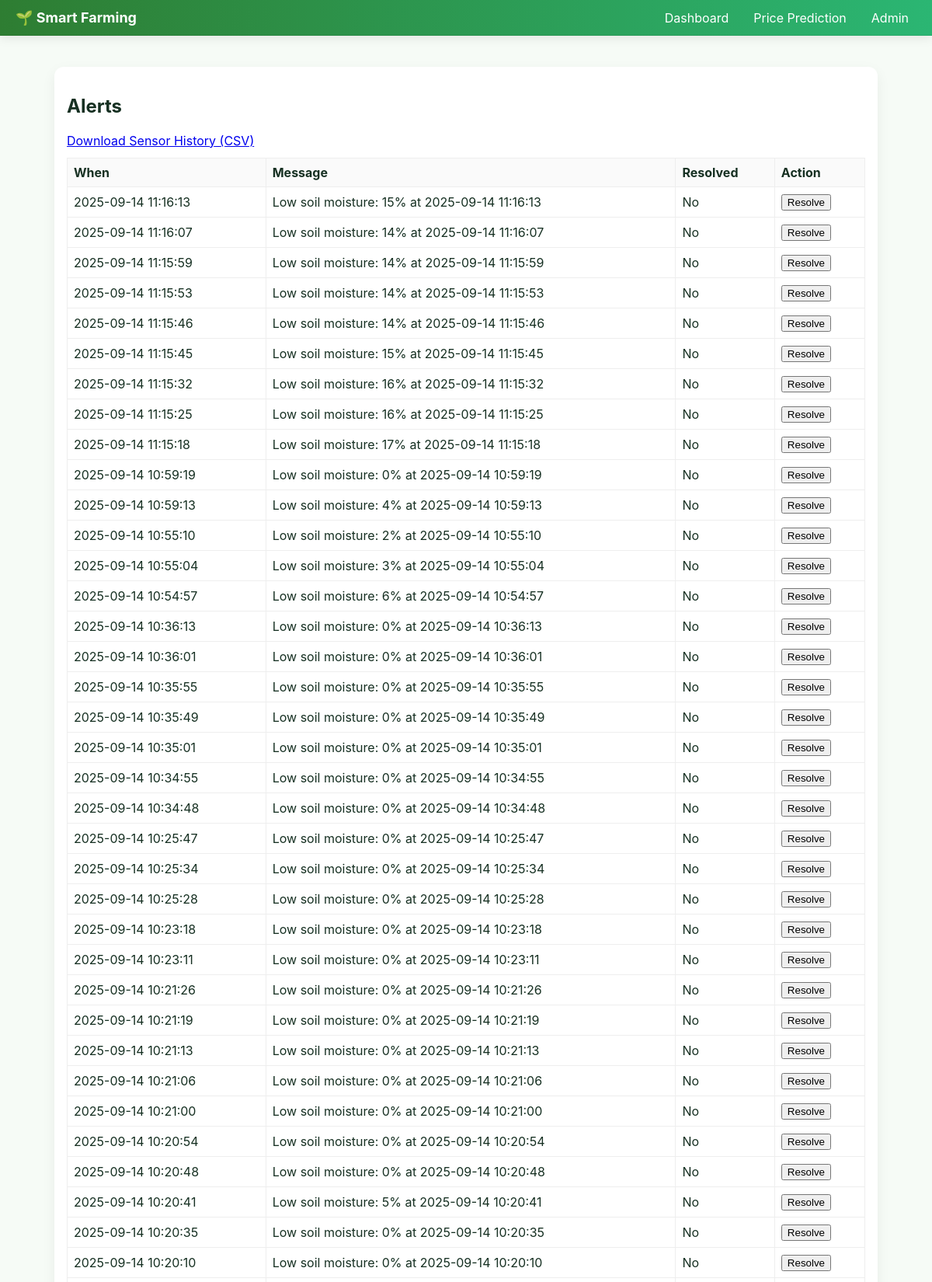
/admin (signed in, upper part), run on the app's committed database.
### app.py (models this page shows)
class Alert(db.Model):
    id = db.Column(db.Integer, primary_key=True)
    reading_id = db.Column(db.Integer, db.ForeignKey('sensor_reading.id'), nullable=True)
    message = db.Column(db.String(256))
    created_at = db.Column(db.DateTime, default=datetime.utcnow)
    resolved = db.Column(db.Boolean, default=False)

### app.py (the view)
@app.route("/admin")
def admin():
    authenticated = session.get("admin_authenticated", False)
    alerts = Alert.query.order_by(Alert.created_at.desc()).all() if authenticated else []
    return render_template("admin.html", authenticated=authenticated, alerts=alerts)

### templates/admin.html (shortened to what this page needs)
<!doctype html>
<html>
<head>
  <link rel="stylesheet" href="{{ url_for('static', filename='style.css') }}">
</head>
<body>
  <nav class="navbar">
    <div class="brand">🌱 Smart Farming</div>
    <ul class="navlinks">
      <li><a href="{{ url_for('home') }}">Dashboard</a></li>
      <li><a href="{{ url_for('price') }}">Price Prediction</a></li>
      <li><a href="{{ url_for('admin') }}">Admin</a></li>
    </ul>
  </nav>
  <main class="container">
    {% if not authenticated %}
      <section class="card">
        <h2>Admin Login</h2>
        <form method="POST" action="{{ url_for('admin_login') }}">
          <input type="password" name="password" placeholder="Password" required>
          <button type="submit">Login</button>
        </form>
      </section>
    {% else %}
      <section class="card">
        <h2>Alerts</h2>
        <a href="{{ url_for('download_history') }}">Download Sensor History (CSV)</a>
        <table class="table">
          <thead><tr><th>When</th><th>Message</th><th>Resolved</th><th>Action</th></tr></thead>
          <tbody>
            {% for a in alerts %}
              <tr>
                <td>{{ a.created_at.strftime('%Y-%m-%d %H:%M:%S') }}</td>
                <td>{{ a.message }}</td>
                <td>{{ 'Yes' if a.resolved else 'No' }}</td>
                <td>
                  {% if not a.resolved %}
                  <form method="POST" action="{{ url_for('resolve_alert', alert_id=a.id) }}">
                    <button type="submit">Resolve</button>
                  </form>
                  {% endif %}
                </td>
              </tr>
            {% endfor %}
          </tbody>
        </table>
      </section>
    {% endif %}
  </main>
</body>
</html>

### static/style.css (style rules this page uses)
:root { --bg:#f6fbf6; --card:#ffffff; --accent:#2e7d32; --muted:#6b7280; --glass: rgba(255,255,255,0.6); }
* { box-sizing: border-box; }
body { margin:0; font-family: Inter, "Segoe UI", Roboto, Arial, sans-serif; background: var(--bg); color:#163022; -webkit-font-smoothing:antialiased; }
.navbar { display:flex; justify-content:space-between; align-items:center; padding:12px 20px; background: linear-gradient(90deg,var(--accent), #2bb673); color:white; box-shadow: 0 4px 12px rgba(0,0,0,0.08); }
.navbar .brand { font-weight:700; font-size:18px; }
.navlinks { list-style:none; display:flex; gap:12px; margin:0; padding:0; }
.container { padding:20px; max-width:1100px; margin:20px auto; }
.card { background:var(--card); border-radius:12px; padding:16px; min-width:220px; flex:1; box-shadow: 0 6px 18px rgba(10,10,10,0.06); }
html { scroll-behavior: smooth; }
:root { --bg:#f6fbf6; --card:#fff; --accent:#2e7d32; --muted:#6b7280; }
* { box-sizing:border-box }
body { margin:0;font-family:Inter,system-ui,Segoe UI,Roboto,Arial; background:var(--bg); color:#163022 }
.navbar { display:flex;justify-content:space-between;align-items:center;padding:12px 20px;background:linear-gradient(90deg,var(--accent),#2bb673);color:#fff;border-bottom:1px solid rgba(0,0,0,0.06) }
.navlinks { list-style:none;display:flex;gap:12px;margin:0;padding:0 }
.navlinks a { color:#fff;text-decoration:none;padding:6px 10px;border-radius:8px }
.container { padding:20px;max-width:1100px;margin:20px auto }
.card { background:var(--card);border-radius:12px;padding:16px;min-width:220px;flex:1;box-shadow:0 6px 18px rgba(10,10,10,0.06) }
.table { width:100%;border-collapse:collapse;margin-top:12px }
.table th,.table td { padding:8px;border:1px solid #eee;text-align:left }
.table thead th { background:#fafafa }

### data on the page
Alert: created_at "2025-09-14 11:16:13", message "Low soil moisture: 15% at 2025-09-14 11:16:13", resolved "No"
Alert: created_at "2025-09-14 11:16:07", message "Low soil moisture: 14% at 2025-09-14 11:16:07", resolved "No"
Alert: created_at "2025-09-14 11:15:59", message "Low soil moisture: 14% at 2025-09-14 11:15:59", resolved "No"
Alert: created_at "2025-09-14 11:15:53", message "Low soil moisture: 14% at 2025-09-14 11:15:53", resolved "No"
Alert: created_at "2025-09-14 11:15:46", message "Low soil moisture: 14% at 2025-09-14 11:15:46", resolved "No"
Alert: created_at "2025-09-14 11:15:45", message "Low soil moisture: 15% at 2025-09-14 11:15:45", resolved "No"
Alert: created_at "2025-09-14 11:15:32", message "Low soil moisture: 16% at 2025-09-14 11:15:32", resolved "No"
Alert: created_at "2025-09-14 11:15:25", message "Low soil moisture: 16% at 2025-09-14 11:15:25", resolved "No"
Alert: created_at "2025-09-14 11:15:18", message "Low soil moisture: 17% at 2025-09-14 11:15:18", resolved "No"
Alert: created_at "2025-09-14 10:59:19", message "Low soil moisture: 0% at 2025-09-14 10:59:19", resolved "No"
Alert: created_at "2025-09-14 10:59:13", message "Low soil moisture: 4% at 2025-09-14 10:59:13", resolved "No"
Alert: created_at "2025-09-14 10:55:10", message "Low soil moisture: 2% at 2025-09-14 10:55:10", resolved "No"
Alert: created_at "2025-09-14 10:55:04", message "Low soil moisture: 3% at 2025-09-14 10:55:04", resolved "No"
Alert: created_at "2025-09-14 10:54:57", message "Low soil moisture: 6% at 2025-09-14 10:54:57", resolved "No"
Alert: created_at "2025-09-14 10:36:13", message "Low soil moisture: 0% at 2025-09-14 10:36:13", resolved "No"
Alert: created_at "2025-09-14 10:36:01", message "Low soil moisture: 0% at 2025-09-14 10:36:01", resolved "No"
Alert: created_at "2025-09-14 10:35:55", message "Low soil moisture: 0% at 2025-09-14 10:35:55", resolved "No"
Alert: created_at "2025-09-14 10:35:49", message "Low soil moisture: 0% at 2025-09-14 10:35:49", resolved "No"
Alert: created_at "2025-09-14 10:35:01", message "Low soil moisture: 0% at 2025-09-14 10:35:01", resolved "No"
Alert: created_at "2025-09-14 10:34:55", message "Low soil moisture: 0% at 2025-09-14 10:34:55", resolved "No"
Alert: created_at "2025-09-14 10:34:48", message "Low soil moisture: 0% at 2025-09-14 10:34:48", resolved "No"
Alert: created_at "2025-09-14 10:25:47", message "Low soil moisture: 0% at 2025-09-14 10:25:47", resolved "No"
Alert: created_at "2025-09-14 10:25:34", message "Low soil moisture: 0% at 2025-09-14 10:25:34", resolved "No"
Alert: created_at "2025-09-14 10:25:28", message "Low soil moisture: 0% at 2025-09-14 10:25:28", resolved "No"
Alert: created_at "2025-09-14 10:23:18", message "Low soil moisture: 0% at 2025-09-14 10:23:18", resolved "No"
Alert: created_at "2025-09-14 10:23:11", message "Low soil moisture: 0% at 2025-09-14 10:23:11", resolved "No"
Alert: created_at "2025-09-14 10:21:26", message "Low soil moisture: 0% at 2025-09-14 10:21:26", resolved "No"
Alert: created_at "2025-09-14 10:21:19", message "Low soil moisture: 0% at 2025-09-14 10:21:19", resolved "No"
Alert: created_at "2025-09-14 10:21:13", message "Low soil moisture: 0% at 2025-09-14 10:21:13", resolved "No"
Alert: created_at "2025-09-14 10:21:06", message "Low soil moisture: 0% at 2025-09-14 10:21:06", resolved "No"
Alert: created_at "2025-09-14 10:21:00", message "Low soil moisture: 0% at 2025-09-14 10:21:00", resolved "No"
Alert: created_at "2025-09-14 10:20:54", message "Low soil moisture: 0% at 2025-09-14 10:20:54", resolved "No"
Alert: created_at "2025-09-14 10:20:48", message "Low soil moisture: 0% at 2025-09-14 10:20:48", resolved "No"
Alert: created_at "2025-09-14 10:20:41", message "Low soil moisture: 5% at 2025-09-14 10:20:41", resolved "No"
Alert: created_at "2025-09-14 10:20:35", message "Low soil moisture: 0% at 2025-09-14 10:20:35", resolved "No"
Alert: created_at "2025-09-14 10:20:10", message "Low soil moisture: 0% at 2025-09-14 10:20:10", resolved "No"
